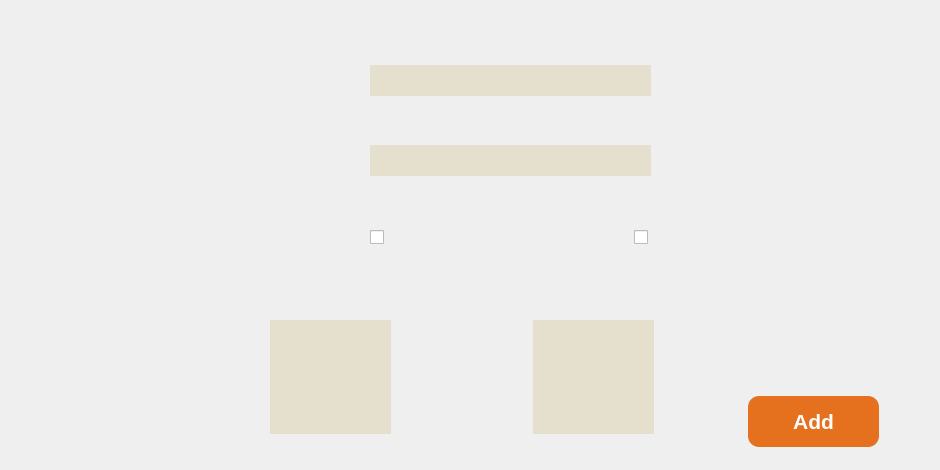
      <widget class="QWidget" name="add_course_widget">
       <property name="font">
        <font>
         <pointsize>13</pointsize>
        </font>
       </property>
       <widget class="QLabel" name="label_26">
        <property name="geometry">
         <rect>
          <x>40</x>
          <y>-10</y>
          <width>891</width>
          <height>461</height>
         </rect>
        </property>
        <property name="font">
         <font>
          <pointsize>48</pointsize>
         </font>
        </property>
        <property name="styleSheet">
         <string notr="true">background-image: url(:/assists/All_Materials/Add_Course.png);</string>
        </property>
        <property name="text">
         <string/>
        </property>
       </widget>
       <widget class="QLineEdit" name="lineEdit">
        <property name="geometry">
         <rect>
          <x>370</x>
          <y>65</y>
          <width>281</width>
          <height>31</height>
         </rect>
        </property>
        <property name="font">
         <font>
          <pointsize>12</pointsize>
          <fontweight>DemiBold</fontweight>
         </font>
        </property>
        <property name="styleSheet">
         <string notr="true">background-color: rgba(229, 223, 206, 1);
color: #000000; 
border: 2px solid rgba(229, 223, 206, 0.5); 
font-weight: 600; 

</string>
        </property>
       </widget>
       <widget class="QLineEdit" name="lineEdit_2">
        <property name="geometry">
         <rect>
          <x>370</x>
          <y>145</y>
          <width>281</width>
          <height>31</height>
         </rect>
        </property>
        <property name="font">
         <font>
          <pointsize>12</pointsize>
          <fontweight>DemiBold</fontweight>
         </font>
        </property>
        <property name="styleSheet">
         <string notr="true">background-color: rgba(229, 223, 206, 1);
color: #000000; 
border: 2px solid rgba(229, 223, 206, 0.5); 
font-weight: 600; 

</string>
        </property>
       </widget>
       <widget class="QCheckBox" name="checkBox">
        <property name="geometry">
         <rect>
          <x>370</x>
          <y>226</y>
          <width>21</width>
          <height>22</height>
         </rect>
        </property>
        <property name="font">
         <font>
          <bold>true</bold>
         </font>
        </property>
        <property name="text">
         <string/>
        </property>
       </widget>
       <widget class="QCheckBox" name="checkBox_2">
        <property name="geometry">
         <rect>
          <x>634</x>
          <y>226</y>
          <width>78</width>
          <height>22</height>
         </rect>
        </property>
        <property name="text">
         <string/>
        </property>
       </widget>
       <widget class="QTextEdit" name="textEdit">
        <property name="geometry">
         <rect>
          <x>270</x>
          <y>320</y>
          <width>121</width>
          <height>114</height>
         </rect>
        </property>
        <property name="font">
         <font>
          <pointsize>12</pointsize>
          <fontweight>DemiBold</fontweight>
         </font>
        </property>
        <property name="styleSheet">
         <string notr="true">background-color: rgba(229, 223, 206, 1);
color: #000000; 
border: 2px solid rgba(229, 223, 206, 0.5); 
font-weight: 600; 

</string>
        </property>
       </widget>
       <widget class="QTextEdit" name="textEdit_2">
        <property name="geometry">
         <rect>
          <x>533</x>
          <y>320</y>
          <width>121</width>
          <height>114</height>
         </rect>
        </property>
        <property name="font">
         <font>
          <pointsize>12</pointsize>
          <fontweight>DemiBold</fontweight>
         </font>
        </property>
        <property name="styleSheet">
         <string notr="true">background-color: rgba(229, 223, 206, 1);
color: #000000; 
border: 2px solid rgba(229, 223, 206, 0.5); 
font-weight: 600; 

</string>
        </property>
       </widget>
       <widget class="QPushButton" name="pushButton">
        <property name="geometry">
         <rect>
          <x>748</x>
          <y>396</y>
          <width>131</width>
          <height>51</height>
         </rect>
        </property>
        <property name="font">
         <font>
          <pointsize>16</pointsize>
          <bold>true</bold>
         </font>
        </property>
        <property name="layoutDirection">
         <enum>Qt::LeftToRight</enum>
        </property>
        <property name="styleSheet">
         <string notr="true">background-image: url(:/assists/All_Materials/Rectangle 1380.png);
color: rgb(255, 255, 255);
background-color: rgb(229, 112, 30);
border-radius:50%;
border: none;
border-radius: 11px; </string>
        </property>
        <property name="text">
         <string>Add</string>
        </property>
       </widget>
      </widget>
